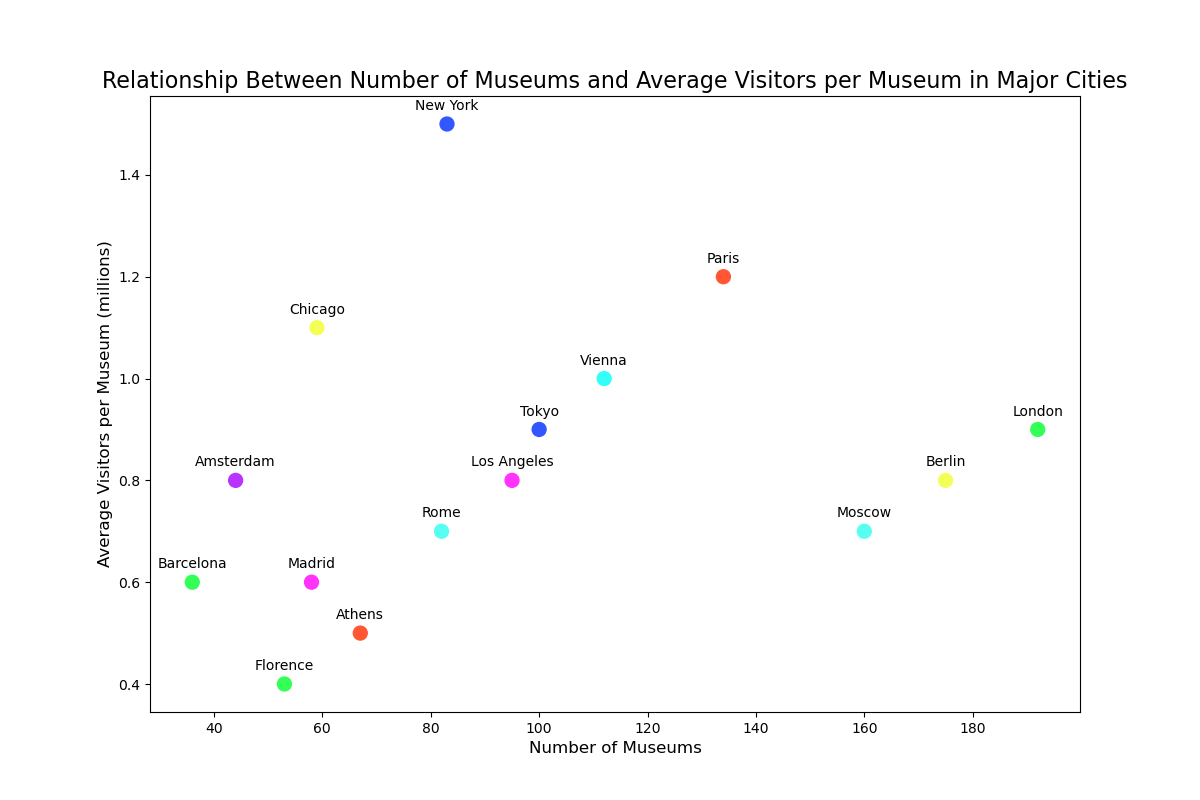

Source code (Python):

import matplotlib.pyplot as plt

# Data for scatterplot
cities = ["Paris", "London", "New York", "Rome", "Berlin", "Madrid", 
          "Vienna", "Amsterdam", "Athens", "Florence", "Tokyo", 
          "Moscow", "Chicago", "Los Angeles", "Barcelona"]
number_of_museums = [134, 192, 83, 82, 175, 58, 112, 44, 67, 53, 100, 160, 59, 95, 36]
visitors_per_museum = [1.2, 0.9, 1.5, 0.7, 0.8, 0.6, 1.0, 0.8, 0.5, 0.4, 0.9, 0.7, 1.1, 0.8, 0.6]

# Create scatterplot
plt.figure(figsize=(12, 8))
plt.scatter(number_of_museums, visitors_per_museum, c=[
    '#FF5733','#33FF57','#3357FF','#57FFF3','#F3FF57',
    '#FF33FB','#33FFF8','#B833FF','#FF5733','#33FF57',
    '#3357FF','#57FFF3','#F3FF57','#FF33FB','#33FF57'], s=100)

# Customize plot
plt.title('Relationship Between Number of Museums and Average Visitors per Museum in Major Cities', fontsize=16)
plt.xlabel('Number of Museums', fontsize=12)
plt.ylabel('Average Visitors per Museum (millions)', fontsize=12)

# Annotate data points
for i, city in enumerate(cities):
    plt.annotate(city, (number_of_museums[i], visitors_per_museum[i]), 
                 textcoords="offset points", xytext=(0,10), ha='center')

# Show plot
plt.show()
